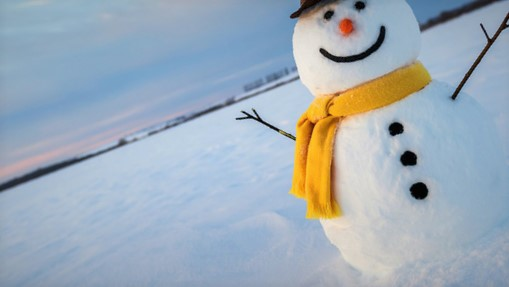
#> input picture img_R.jpg, 509 x 287 px
$ python main.py img_R.jpg img_R.jpg img_R.jpg img_R.jpg
#> lines starting #> are read from the running program, lines starting #| are printed output that depends on the picture
import cv2
import numpy as np
import sys
import matplotlib.pyplot as plt

img_L = cv2.imread(sys.argv[1], cv2.IMREAD_GRAYSCALE)
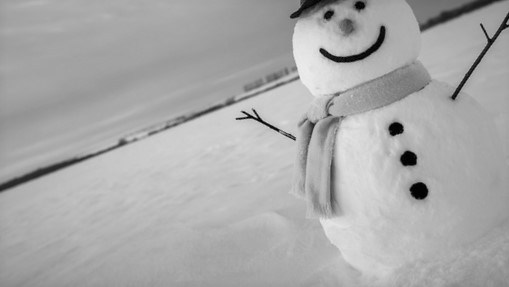
#> img_L: shape (287, 509); min 0, max 238, mean 169.5
img_R = cv2.imread(sys.argv[2], cv2.IMREAD_GRAYSCALE)
n = sys.argv[3]
m = sys.argv[4]

# Initiate SIFT detector
sift = cv2.xfeatures2d.SIFT_create()

# Find the keypoints and descriptors with SIFT for each img
keypoints_L, descripoints_L = sift.detectAndCompute(img_L, None)
#> keypoints_L = 185 keypoints; strongest (x, y, size): (395, 129, 9.5), (408, 159, 10.7), (419, 191, 11.8), (322, 51, 4.4)
keypoints_R, descripoints_R = sift.detectAndCompute(img_R, None)
#> keypoints_R has the same summary as keypoints_L


def sort_by_response(kp):
    sort_kp = sorted(kp, key=lambda point: point.response)
#> sort_kp has the same summary as keypoints_L outside sort_by_response
    return sort_kp


# Saving last n key-points of the sorted list for get the n strongest key-points
#> (the run stopped early here; a loop or call above may not have finished)
